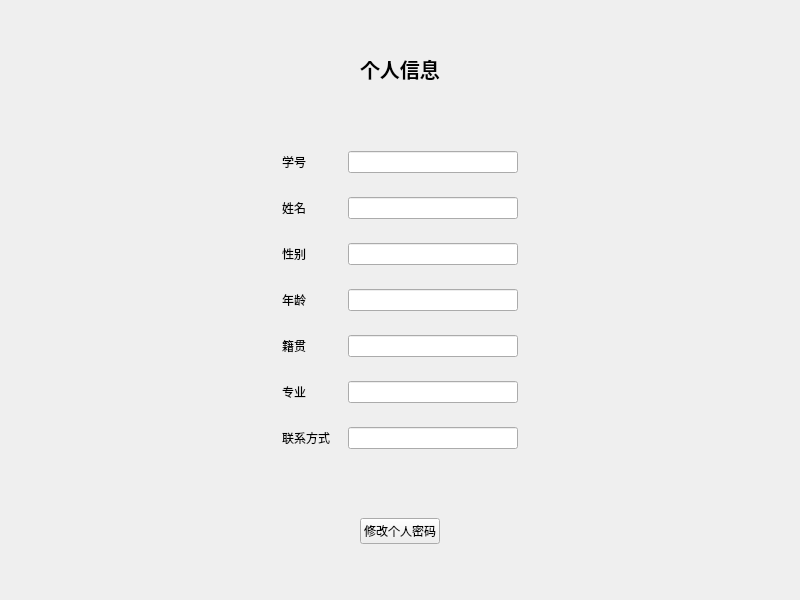
<?xml version="1.0" encoding="UTF-8"?>
<ui version="4.0">
 <class>myInfo</class>
 <widget class="QWidget" name="myInfo">
  <property name="geometry">
   <rect>
    <x>0</x>
    <y>0</y>
    <width>800</width>
    <height>600</height>
   </rect>
  </property>
  <property name="windowTitle">
   <string>Form</string>
  </property>
  <layout class="QVBoxLayout" name="verticalLayout_2">
   <item>
    <widget class="QWidget" name="widget_10" native="true">
     <layout class="QHBoxLayout" name="horizontalLayout_10">
      <item>
       <spacer name="horizontalSpacer_3">
        <property name="orientation">
         <enum>Qt::Horizontal</enum>
        </property>
        <property name="sizeHint" stdset="0">
         <size>
          <width>141</width>
          <height>20</height>
         </size>
        </property>
       </spacer>
      </item>
      <item>
       <widget class="QLabel" name="label">
        <property name="font">
         <font>
          <family>Arial Black</family>
          <pointsize>15</pointsize>
          <weight>75</weight>
          <bold>true</bold>
         </font>
        </property>
        <property name="text">
         <string>个人信息</string>
        </property>
       </widget>
      </item>
      <item>
       <spacer name="horizontalSpacer_4">
        <property name="orientation">
         <enum>Qt::Horizontal</enum>
        </property>
        <property name="sizeHint" stdset="0">
         <size>
          <width>140</width>
          <height>20</height>
         </size>
        </property>
       </spacer>
      </item>
     </layout>
    </widget>
   </item>
   <item>
    <widget class="QWidget" name="widget_9" native="true">
     <layout class="QHBoxLayout" name="horizontalLayout_8">
      <item>
       <spacer name="horizontalSpacer">
        <property name="orientation">
         <enum>Qt::Horizontal</enum>
        </property>
        <property name="sizeHint" stdset="0">
         <size>
          <width>91</width>
          <height>20</height>
         </size>
        </property>
       </spacer>
      </item>
      <item>
       <widget class="QWidget" name="widget_2" native="true">
        <layout class="QVBoxLayout" name="verticalLayout">
         <property name="leftMargin">
          <number>0</number>
         </property>
         <property name="topMargin">
          <number>0</number>
         </property>
         <property name="rightMargin">
          <number>0</number>
         </property>
         <property name="bottomMargin">
          <number>0</number>
         </property>
         <item>
          <widget class="QWidget" name="widget" native="true">
           <layout class="QHBoxLayout" name="horizontalLayout_7">
            <item>
             <widget class="QLabel" name="label_2">
              <property name="minimumSize">
               <size>
                <width>60</width>
                <height>0</height>
               </size>
              </property>
              <property name="text">
               <string>学号</string>
              </property>
             </widget>
            </item>
            <item>
             <widget class="QLineEdit" name="sNo_lineEdit">
              <property name="sizePolicy">
               <sizepolicy hsizetype="Expanding" vsizetype="Fixed">
                <horstretch>0</horstretch>
                <verstretch>0</verstretch>
               </sizepolicy>
              </property>
              <property name="minimumSize">
               <size>
                <width>32</width>
                <height>0</height>
               </size>
              </property>
              <property name="readOnly">
               <bool>true</bool>
              </property>
             </widget>
            </item>
           </layout>
          </widget>
         </item>
         <item>
          <widget class="QWidget" name="widget_8" native="true">
           <layout class="QHBoxLayout" name="horizontalLayout_6">
            <item>
             <widget class="QLabel" name="label_3">
              <property name="minimumSize">
               <size>
                <width>60</width>
                <height>0</height>
               </size>
              </property>
              <property name="text">
               <string>姓名</string>
              </property>
             </widget>
            </item>
            <item>
             <widget class="QLineEdit" name="name_lineEdit">
              <property name="readOnly">
               <bool>true</bool>
              </property>
             </widget>
            </item>
           </layout>
          </widget>
         </item>
         <item>
          <widget class="QWidget" name="widget_7" native="true">
           <layout class="QHBoxLayout" name="horizontalLayout_5">
            <item>
             <widget class="QLabel" name="label_4">
              <property name="minimumSize">
               <size>
                <width>60</width>
                <height>0</height>
               </size>
              </property>
              <property name="text">
               <string>性别</string>
              </property>
             </widget>
            </item>
            <item>
             <widget class="QLineEdit" name="sex_lineEdit">
              <property name="readOnly">
               <bool>true</bool>
              </property>
             </widget>
            </item>
           </layout>
          </widget>
         </item>
         <item>
          <widget class="QWidget" name="widget_6" native="true">
           <layout class="QHBoxLayout" name="horizontalLayout_4">
            <item>
             <widget class="QLabel" name="label_5">
              <property name="minimumSize">
               <size>
                <width>60</width>
                <height>0</height>
               </size>
              </property>
              <property name="text">
               <string>年龄</string>
              </property>
             </widget>
            </item>
            <item>
             <widget class="QLineEdit" name="age_lineEdit">
              <property name="readOnly">
               <bool>true</bool>
              </property>
             </widget>
            </item>
           </layout>
          </widget>
         </item>
         <item>
          <widget class="QWidget" name="widget_4" native="true">
           <layout class="QHBoxLayout" name="horizontalLayout_2">
            <item>
             <widget class="QLabel" name="label_7">
              <property name="minimumSize">
               <size>
                <width>60</width>
                <height>0</height>
               </size>
              </property>
              <property name="text">
               <string>籍贯</string>
              </property>
             </widget>
            </item>
            <item>
             <widget class="QLineEdit" name="address_lineEdit">
              <property name="readOnly">
               <bool>true</bool>
              </property>
             </widget>
            </item>
           </layout>
          </widget>
         </item>
         <item>
          <widget class="QWidget" name="widget_5" native="true">
           <layout class="QHBoxLayout" name="horizontalLayout_3">
            <item>
             <widget class="QLabel" name="label_6">
              <property name="minimumSize">
               <size>
                <width>60</width>
                <height>0</height>
               </size>
              </property>
              <property name="text">
               <string>专业</string>
              </property>
             </widget>
            </item>
            <item>
             <widget class="QLineEdit" name="major_lineEdit">
              <property name="readOnly">
               <bool>true</bool>
              </property>
             </widget>
            </item>
           </layout>
          </widget>
         </item>
         <item>
          <widget class="QWidget" name="widget_3" native="true">
           <layout class="QHBoxLayout" name="horizontalLayout">
            <item>
             <widget class="QLabel" name="label_8">
              <property name="minimumSize">
               <size>
                <width>60</width>
                <height>0</height>
               </size>
              </property>
              <property name="text">
               <string>联系方式</string>
              </property>
             </widget>
            </item>
            <item>
             <widget class="QLineEdit" name="phone_lineEdit">
              <property name="readOnly">
               <bool>true</bool>
              </property>
             </widget>
            </item>
           </layout>
          </widget>
         </item>
        </layout>
       </widget>
      </item>
      <item>
       <spacer name="horizontalSpacer_2">
        <property name="orientation">
         <enum>Qt::Horizontal</enum>
        </property>
        <property name="sizeHint" stdset="0">
         <size>
          <width>91</width>
          <height>20</height>
         </size>
        </property>
       </spacer>
      </item>
     </layout>
    </widget>
   </item>
   <item>
    <widget class="QWidget" name="widget_11" native="true">
     <layout class="QHBoxLayout" name="horizontalLayout_9">
      <item>
       <spacer name="horizontalSpacer_6">
        <property name="orientation">
         <enum>Qt::Horizontal</enum>
        </property>
        <property name="sizeHint" stdset="0">
         <size>
          <width>40</width>
          <height>20</height>
         </size>
        </property>
       </spacer>
      </item>
      <item>
       <widget class="QPushButton" name="resetPwd_button">
        <property name="text">
         <string>修改个人密码</string>
        </property>
       </widget>
      </item>
      <item>
       <spacer name="horizontalSpacer_5">
        <property name="orientation">
         <enum>Qt::Horizontal</enum>
        </property>
        <property name="sizeHint" stdset="0">
         <size>
          <width>40</width>
          <height>20</height>
         </size>
        </property>
       </spacer>
      </item>
     </layout>
    </widget>
   </item>
  </layout>
 </widget>
 <resources/>
 <connections/>
</ui>
